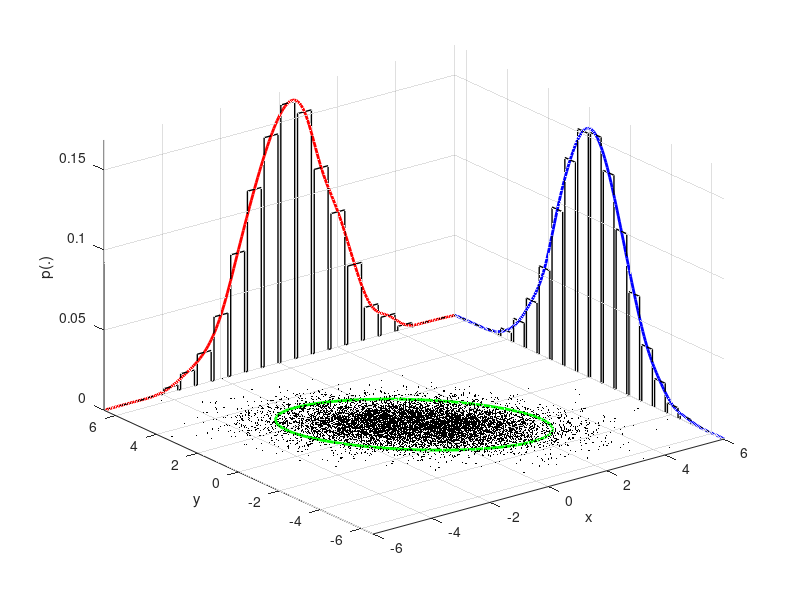

This chart was generated by the following MATLAB code:
% Generate some data.
data = randn(10000, 2);
nPointsEllipse = 100;

% Scale and rotate the data (for demonstration purposes).
data(:,1) = data(:,1) * 2;
theta = deg2rad(130);
data = ([cos(theta) -sin(theta); sin(theta) cos(theta)] * data')';

% Get some info.
m = mean(data);
s = std(data);
axisMin = m - 4 * s;
axisMax = m + 4 * s;

% Plot data points on (X=data(x), Y=data(y), Z=0)
plot3(data(:,1), data(:,2), zeros(size(data,1),1), 'k.', 'MarkerSize', 1);

% Turn on hold to allow subsequent plots.
hold on

% Plot the ellipse using Eigenvectors and Eigenvalues.
data_zeroMean = bsxfun(@minus, data, m);
[V,D] = eig(data_zeroMean' * data_zeroMean / (size(data_zeroMean, 1)));
[D, order] = sort(diag(D), 'descend');
D = diag(D);
V = V(:, order);
V = V * sqrt(D);
t = linspace(0, 2 * pi);
e = bsxfun(@plus, 2*V * [cos(t); sin(t)], m');
plot3(...
    e(1,:), e(2,:), ...
    zeros(1, nPointsEllipse), 'g-', 'LineWidth', 2);

maxP = 0;
for side = 1:2
    % Calculate the histogram.
    p = [0 hist(data(:,side), 20) 0];
    p = p / sum(p);
    maxP = max([maxP p]);
    dx = (axisMax(side) - axisMin(side)) / numel(p) / 2.3;
    p2 = [zeros(1,numel(p)); p; p; zeros(1,numel(p))]; p2 = p2(:);
    x = linspace(axisMin(side), axisMax(side), numel(p));
    x2 = [x-dx; x-dx; x+dx; x+dx]; x2 = max(min(x2(:), axisMax(side)), axisMin(side));

    % Calculate the curve.
    nPtsCurve = numel(p) * 10;
    xx = linspace(axisMin(side), axisMax(side), nPtsCurve);

    % Plot the curve and the histogram.
    if side == 1
        plot3(xx, ones(1, nPtsCurve) * axisMax(3 - side), spline(x,p,xx), 'r-', 'LineWidth', 2);
        plot3(x2, ones(numel(p2), 1) * axisMax(3 - side), p2, 'k-', 'LineWidth', 1);
    else
        plot3(ones(1, nPtsCurve) * axisMax(3 - side), xx, spline(x,p,xx), 'b-', 'LineWidth', 2);
        plot3(ones(numel(p2), 1) * axisMax(3 - side), x2, p2, 'k-', 'LineWidth', 1);
    end

end

% Turn off hold.
hold on

% Axis labels.
xlabel('x');
ylabel('y');
zlabel('p(.)');

axis([axisMin(1) axisMax(1) axisMin(2) axisMax(2) 0 maxP * 1.05]);
grid on;